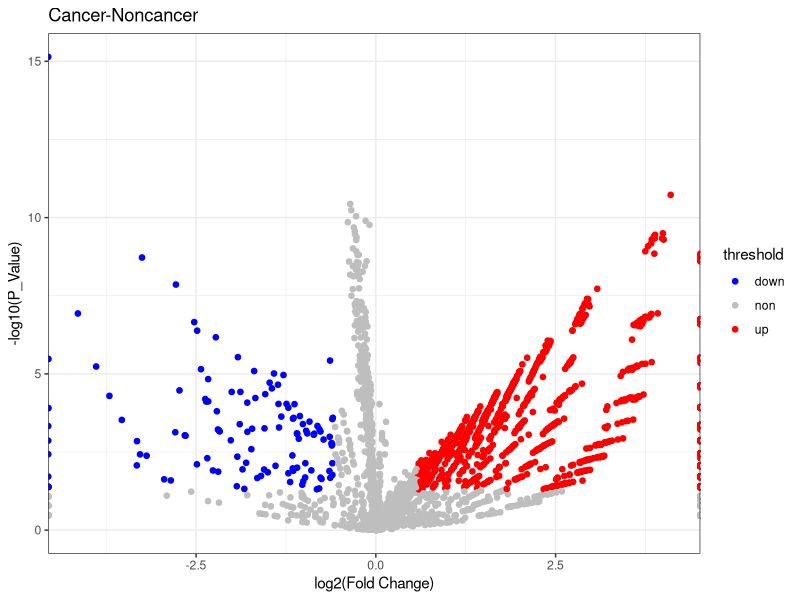
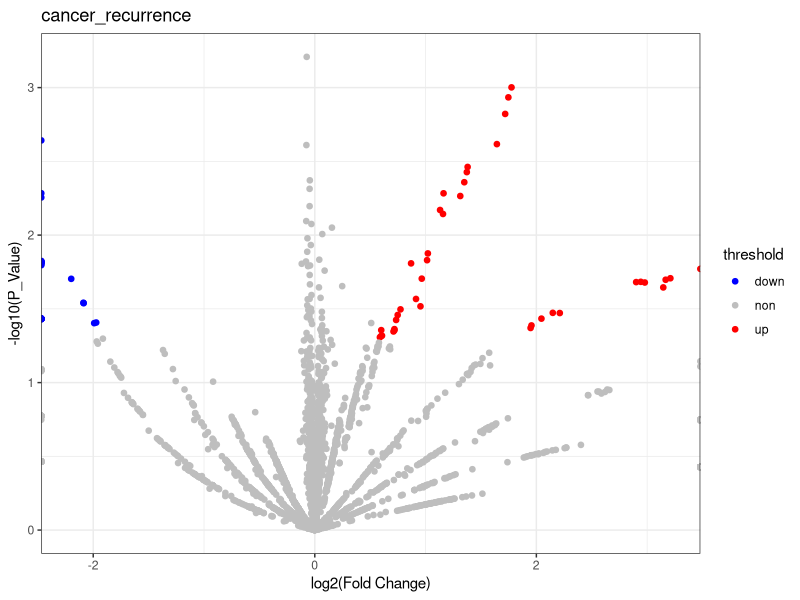

Recreate these plots in R, in order.
## The differential expression analysis of primary and recurrent proteome.

library(pheatmap)
library(readxl)
library(ggplot2)

data1_heat <- read_excel("./proteome.xlsx",col_names = TRUE)

m <- nrow(data1_heat)
data2_heat <- data.frame()
for(i in 1:m) {
  if(mean(data1_heat[i,3:32] != 0)) {
    data2_heat <- rbind(data2_heat,data1_heat[i,])
  }
}
colnames(data2_heat) <- c("UniprotID", "GeneID", paste("TET_C", 1:15, sep = ""),paste("TET_P", 1:15, sep = ""))


p_value <- c()
logFC <- c()
absFC <- c()
fc <- c()


for(i in 1:nrow(data2_heat)) {
  # T-test
  test <- t.test(data2_heat[i,3:17], data2_heat[i,18:32])
  p_value[i] <- test$p.value
  # judge the P-value
  FC <- mean(as.matrix(data2_heat[i,3:17])) / mean(as.matrix(data2_heat[i,18:32]))
  absFC[i] <- abs(mean(as.matrix(data2_heat[i,3:17])) / mean(as.matrix(data2_heat[i,18:32])))
  logFC[i] <- log2(FC)
}
p_adjust <- p.adjust(p_value, method = "BH", n = length(p_value))
data2_heat$p_value <- p_value
data2_heat$p_adjust <- p_adjust
data2_heat$logp <- -log10(data2_heat$p_value)
data2_heat$logFC <- logFC
data2_heat$absFC <- absFC

data_cancer_noncancer_menu2_up <- data2_heat[p_value < 0.05 & absFC > 1.5,]  #1222
data_cancer_noncancer_menu2_down <- data2_heat[p_value < 0.05 & absFC < 2/3,]  #122

diff <- rbind(data_cancer_noncancer_menu2_up,data_cancer_noncancer_menu2_down)

write.table(diff[,c(2,33:37)],"./primary_diff_protein.txt", quote = F, col.names = T, row.names = F, sep = "\t")


# heatmap
pheatmap(as.matrix(rbind(data_cancer_noncancer_menu2_up[,3:32],data_cancer_noncancer_menu2_down[,3:32])),
         scale="row",
         treeheight_row=100,
         cluster_cols=FALSE,
         color=colorRampPalette(c("green","black","red"))(1000),
         border_color=NA,
         fontsize_row=2,
         fontsize_col=8,
         file = './primary_diff_heatmap.pdf')

#volvano-plot
# ddfine a value to judge the colour
data2 = data2_heat[,c(35,36)]
data2$threshold[data2[,2] > log2(1.5) & data2[,1] > -log10(0.05) ] = "up"
data2$threshold[data2[,2] < log2(2/3) & data2[,1] > -log10(0.05) ] = "down"
data2$threshold[is.na(data2$threshold)] <- "non"
data2 <- as.data.frame(data2)

pdf("primary_diff_volvano.pdf")
ggplot(data = data2, aes(x = data2[,2], y = data2[,1], colour = threshold))+
  xlab("log2(Fold Change)") +
  ylab("-log10(P_Value)") +
  theme_bw()+
  geom_point(alpha = 2, size = 1.6) +
  labs(title = "Cancer-Noncancer") +
  scale_color_manual(values = c("non" = "grey", "up" = "red", "down" = "blue"))
dev.off()

m <- nrow(data1_heat)
data2_heat <- data.frame()
for(i in 1:m) {
  if(sd(data1_heat[i,3:7]) != 0 || sd(data1_heat[i,8:17]) != 0) {
    data2_heat <- rbind(data2_heat,data1_heat[i,])
  }
}
p_value <- c()
logFC <- c()
absFC <- c()

for(i in 1:nrow(data2_heat)) {
  # T-test
  test <- t.test(data2_heat[i,3:7], data2_heat[i,8:17])
  p_value[i] <- test$p.value
  # judge the P-value
  FC <- mean(as.matrix(data2_heat[i,3:7])) / mean(as.matrix(data2_heat[i,8:17]))
  absFC[i] <- abs(mean(as.matrix(data2_heat[i,3:7])) / mean(as.matrix(data2_heat[i,8:17])))
  logFC[i] <- log2(FC)
}
p_adjust <- p.adjust(p_value, method = "BH", n = length(p_value))
data2_heat$p_value <- p_value
data2_heat$p_adjust <- p_adjust
data2_heat$logp <- -log10(data2_heat$p_value)
data2_heat$logFC <- logFC
data2_heat$absFC <- absFC

data_cancer_recurrence_menu2_up <- data2_heat[p_value < 0.05 & absFC > 1.5,]  #39
data_cancer_recurrence_menu2_down <- data2_heat[p_value < 0.05 & absFC < 2/3,]   #32

diff <- rbind(data_cancer_recurrence_menu2_up,data_cancer_recurrence_menu2_down)

write.table(diff[,c(2,33:37)],"./recurrent_diff_protein.txt", quote = F, col.names = T, row.names = F, sep = "\t")

pheatmap(as.matrix(rbind(data_cancer_recurrence_menu2_up[,3:17],data_cancer_recurrence_menu2_down[,3:17])),
         scale="row",
         treeheight_row=100,
         cluster_cols=FALSE,
         color=colorRampPalette(c("green","black","red"))(1000),
         border_color=NA,
         fontsize_row=2,
         fontsize_col=8,
         file = './recurrent_diff_heatmap.pdf')

#volvano-plot
# ddfine a value to judge the colour
data2 = data2_heat[,c(35,36)]
data2$threshold[data2[,2] > log2(1.5) & data2[,1] > -log10(0.05) ] = "up"
data2$threshold[data2[,2] < log2(2/3) & data2[,1] > -log10(0.05) ] = "down"
data2$threshold[is.na(data2$threshold)] <- "non"
data2 <- as.data.frame(data2)
#data2$threshold[data2[,1] < 0.05 & (data2[,2] >= log2(1.5) | data2[,2] <= log2(2/3)) ] = "non"

pdf("recurrent_diff_volvano.pdf")
ggplot(data = data2, aes(x = data2[,2], y = data2[,1], colour = threshold))+
  xlab("log2(Fold Change)") +
  ylab("-log10(P_Value)") +
  theme_bw()+
  geom_point(alpha = 2, size = 1.6) +
  labs(title = "cancer_recurrence") +
  scale_color_manual(values = c("non" = "grey", "up" = "red", "down" = "blue"))
dev.off()



